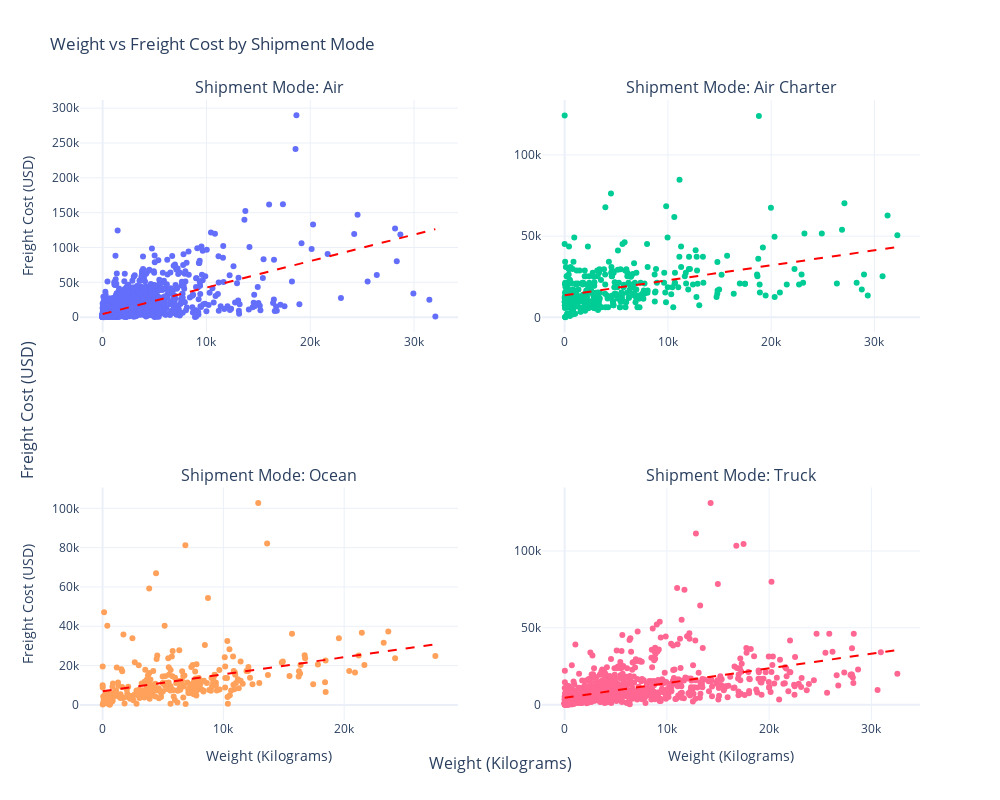

Notebook code for this chart:
### Code cell
# Get unique shipment modes
shipment_modes = weight_by_mode['Shipment Mode'].unique()

# Create 2x2 subplots
fig = make_subplots(
    rows=2, cols=2,
    subplot_titles=[f'Shipment Mode: {mode}' for mode in shipment_modes],
    x_title='Weight (Kilograms)',
    y_title='Freight Cost (USD)'
)

# Add scatter plots to subplots
for idx, mode in enumerate(shipment_modes):
    # Calculate row and column (2x2 grid)
    row = (idx // 2) + 1
    col = (idx % 2) + 1
    
    # Filter data for current mode
    mode_data = weight_anamoly_removed[weight_anamoly_removed['Shipment Mode'] == mode]
    
    # Add scatter trace
    fig.add_trace(
        go.Scatter(x=mode_data['Weight (Kilograms)'],y=mode_data['Freight_Cost_USD'], mode='markers', name=mode, showlegend=False),
        row=row, col=col
    )
    
    z = np.polyfit(mode_data['Weight (Kilograms)'], mode_data['Freight_Cost_USD'], 1)
    p = np.poly1d(z)
    
    # Add trendline
    x_range = np.linspace(mode_data['Weight (Kilograms)'].min(), 
                            mode_data['Weight (Kilograms)'].max(), 100)
    
    fig.add_trace(
        go.Scatter(x=x_range, y=p(x_range), mode='lines', name=f'{mode} trend', line=dict(color='red', dash='dash'), showlegend=False),
        row=row, col=col
    )

# Update layout
fig.update_layout( title_text='Weight vs Freight Cost by Shipment Mode', height=800, width=1000, template='plotly_white', showlegend=False )

# Update axis labels
fig.update_xaxes(title_text='Weight (Kilograms)', row=2, col=1)
fig.update_xaxes(title_text='Weight (Kilograms)', row=2, col=2)
fig.update_yaxes(title_text='Freight Cost (USD)', row=1, col=1)
fig.update_yaxes(title_text='Freight Cost (USD)', row=2, col=1)

fig.show()
